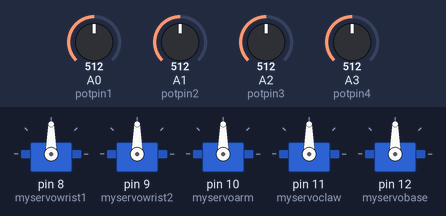
The sketch below on a simulated Arduino Uno, built with avr-gcc and run on an emulated ATmega328P. Shown: 5 × servo. The test bench sets the inputs (shaded band); at power-on: A0 (potpin1) = 512, A1 (potpin2) = 512, A2 (potpin3) = 512, A3 (potpin4) = 512.

Above: at 1.2 s.
1.3 s: A0 (potpin1) set to 716
At 1.7 s:
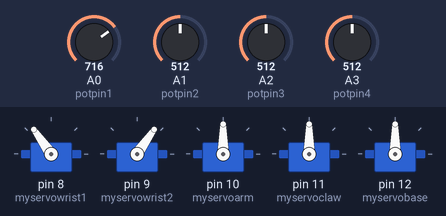
2.8 s: A1 (potpin2) set to 716
At 4.0 s:
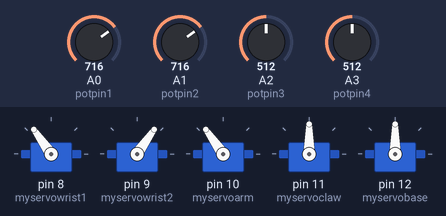
4.3 s: A2 (potpin3) set to 716
At 5.2 s:
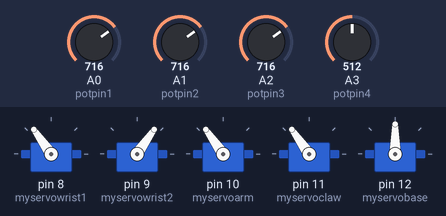
5.8 s: A3 (potpin4) set to 716
At 6.4 s:
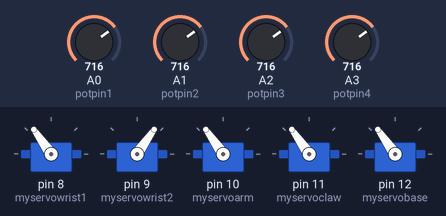
7.3 s: A0 (potpin1) set to 992
At 8.5 s:
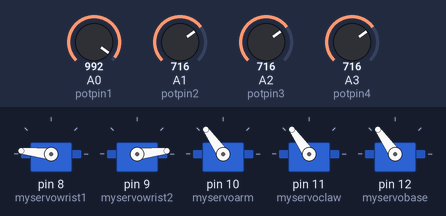
8.8 s: A1 (potpin2) set to 992
At 9.9 s:
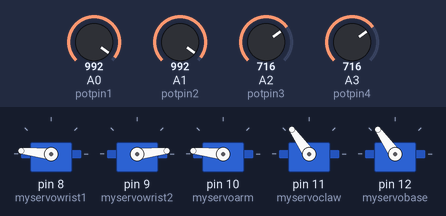
Timing chart, 0 to 11.3 s (numbered marks = the images above; inputs shaded):
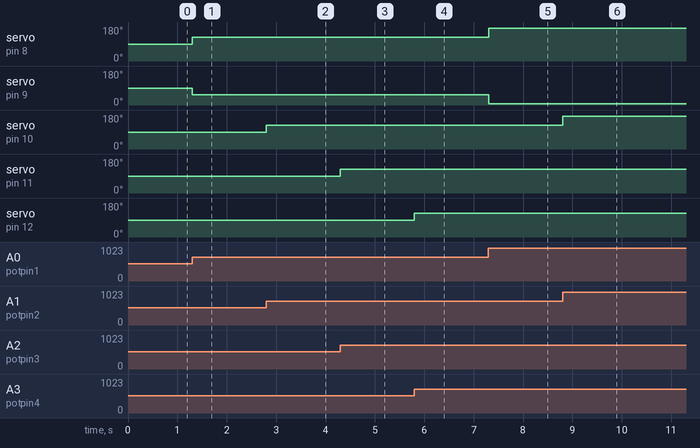

Measured:
- after the input at 1.3 s, servo on pin 8 (myservowrist1): 90° → 125° at once; servo on pin 9 (myservowrist2): 90° → 55° at once
- after the input at 2.8 s, servo on pin 10 (myservoarm): 90° → 125° at once
- after the input at 4.3 s, servo on pin 11 (myservoclaw): 90° → 125° at once
- after the input at 5.8 s, servo on pin 12 (myservobase): 90° → 125° at once
- after the input at 7.3 s, servo on pin 8 (myservowrist1): 125° → 174° at once; servo on pin 9 (myservowrist2): 55° → 6° at once
- after the input at 8.8 s, servo on pin 10 (myservoarm): 125° → 174° at once

The sketch:

robot_arm_NEW.ino
```cpp
#include <Servo.h>

Servo myservowrist1;
Servo myservowrist2;
Servo myservoarm;
Servo myservoclaw;
Servo myservobase;

int potpin1 = 0;
int potpin2 = 1;
int potpin3 = 2;
int potpin4 = 3;

int val = 0;
int val1 = 0;
int val2 = 0;
int val3 = 0;

void setup()
{

  myservowrist1.attach(8);
  myservowrist2.attach(9);
  myservoarm.attach(10);
  myservoclaw.attach(11);
  myservobase.attach(12);

}

void loop()
{


    val = analogRead(potpin1);
    myservowrist1.write(map(val, 0, 1023, 0, 180));
    myservowrist2.write(map(val, 0, 1023, 180, 0));

    val1 = analogRead(potpin2);
    myservoarm.write(map(val1, 0, 1023, 0, 180));

    val2 = analogRead(potpin3);
    myservoclaw.write(map(val2, 0, 1023, 0, 180));

    val3 = analogRead(potpin4);
    myservobase.write(map(val3, 0, 1023, 0, 180));


}
```
